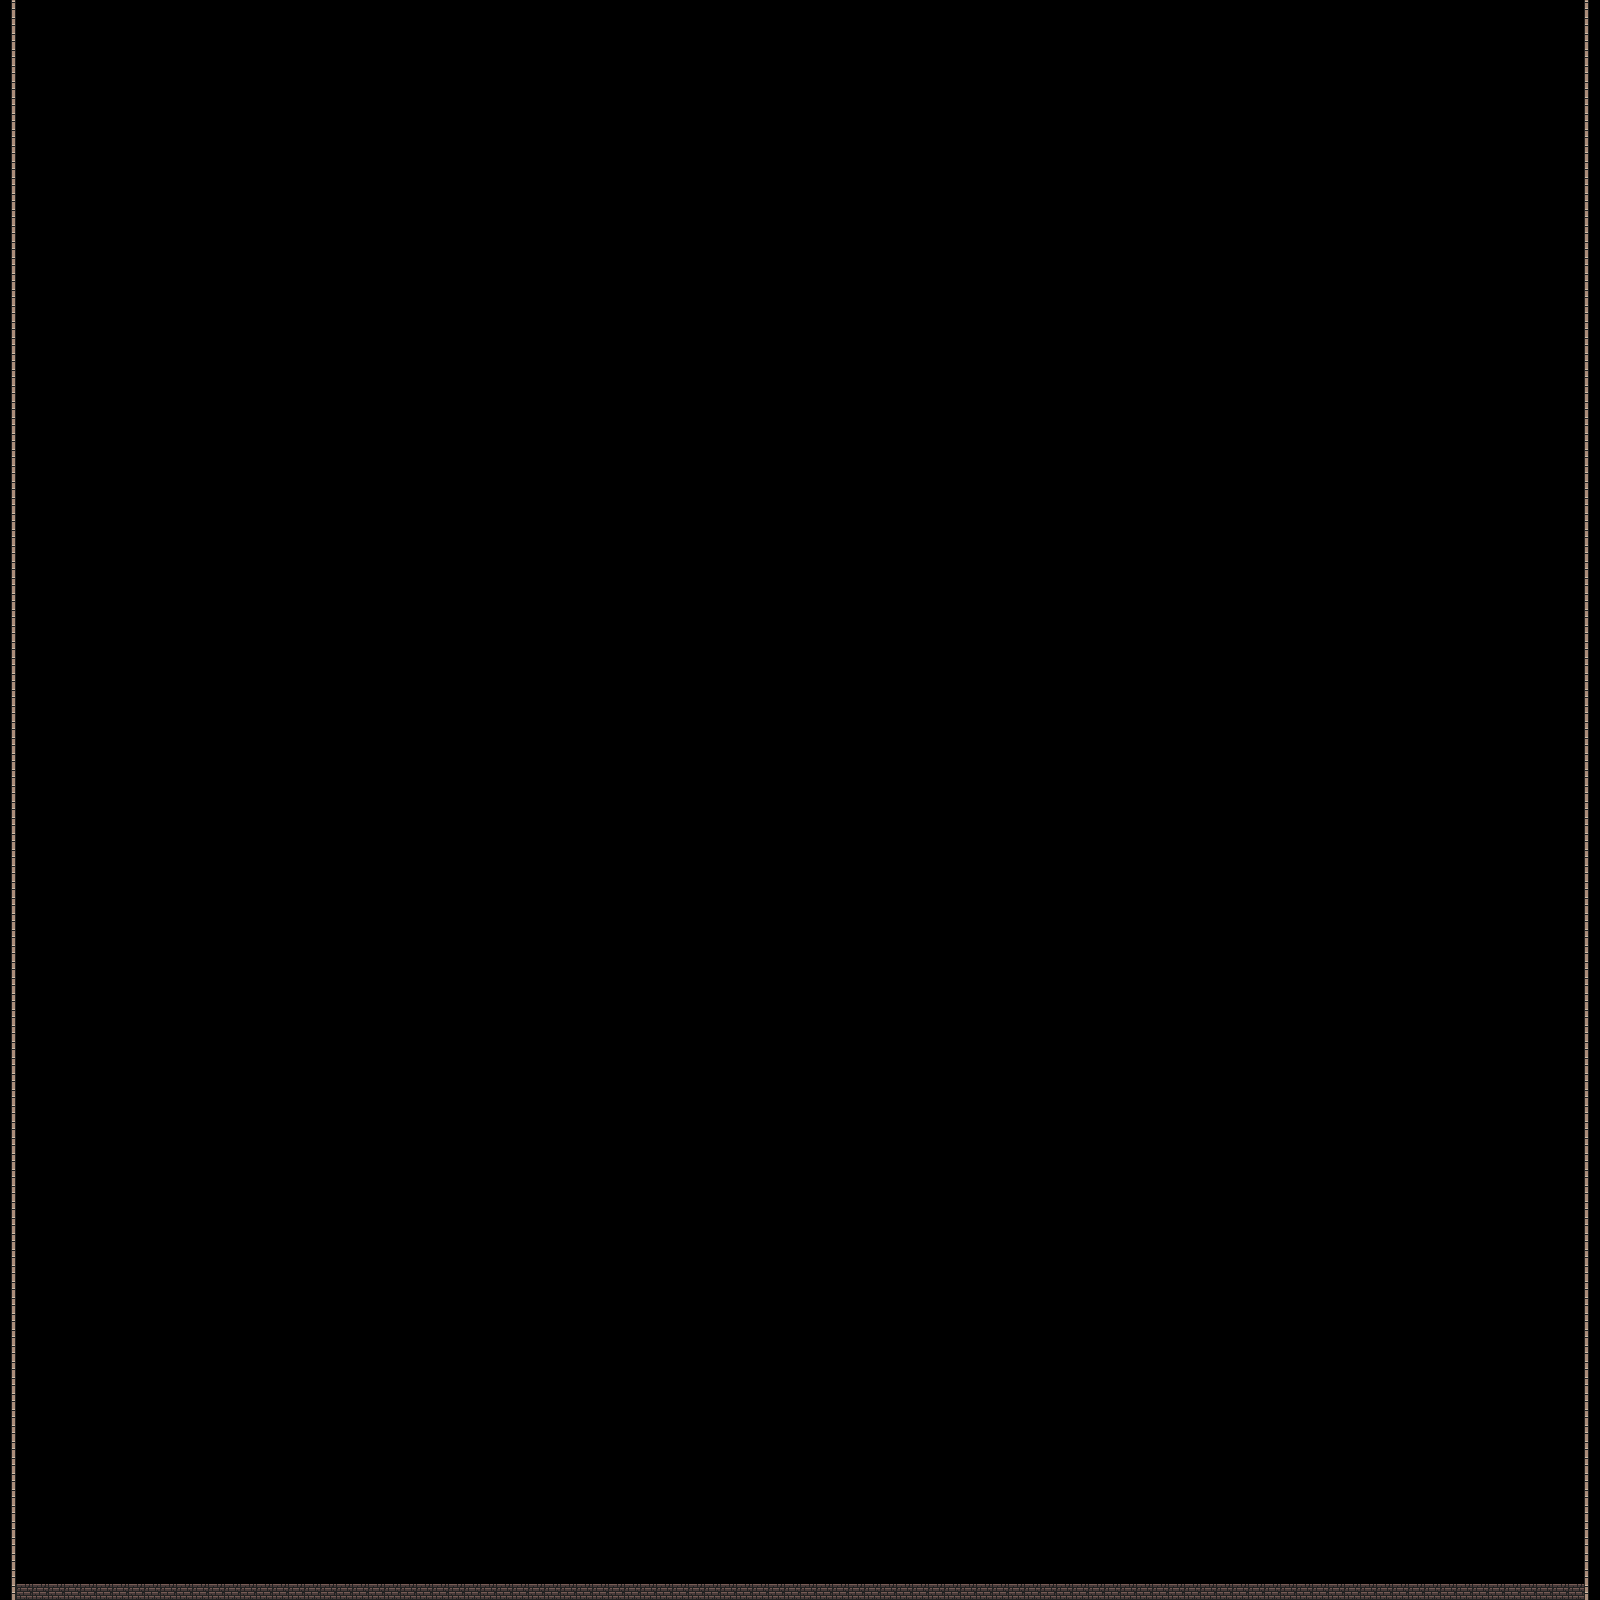

A 2D game scene composited from a Tiled map and its tileset images. What follows is a short description and the map's XML, with each tile layer's data collapsed to a summary:
An orthogonal 100x100 tile map with 16x16 px tiles, 1 tile layer (Tile Layer 1).

<map version="1.5" tiledversion="1.7.2" orientation="orthogonal" renderorder="right-down" width="100" height="100" tilewidth="16" tileheight="16" infinite="0" nextlayerid="2" nextobjectid="1">
 <tileset firstgid="1" name="tiles" tilewidth="16" tileheight="16" tilecount="160" columns="10">
  <image source="../map/dungeon_tiles.png" width="160" height="256" />
  <tile id="0">
   <properties>
    <property name="collision" type="bool" value="false" />
   </properties>
  </tile>
  <tile id="1">
   <properties>
    <property name="collision" type="bool" value="true" />
   </properties>
  </tile>
  <tile id="2">
   <properties>
    <property name="collision" type="bool" value="true" />
   </properties>
  </tile>
  <tile id="3">
   <properties>
    <property name="collision" type="bool" value="true" />
   </properties>
  </tile>
  <tile id="4">
   <properties>
    <property name="collision" type="bool" value="false" />
   </properties>
  </tile>
  <tile id="5">
   <properties>
    <property name="collision" type="bool" value="false" />
   </properties>
  </tile>
  <tile id="6">
   <properties>
    <property name="collision" type="bool" value="false" />
   </properties>
  </tile>
  <tile id="7">
   <properties>
    <property name="collision" type="bool" value="false" />
   </properties>
  </tile>
  <tile id="8">
   <properties>
    <property name="collision" type="bool" value="false" />
   </properties>
  </tile>
  <tile id="9">
   <properties>
    <property name="collision" type="bool" value="false" />
   </properties>
  </tile>
  <tile id="10">
   <properties>
    <property name="collision" type="bool" value="false" />
   </properties>
  </tile>
  <tile id="11">
   <properties>
    <property name="collision" type="bool" value="true" />
   </properties>
  </tile>
  <tile id="12">
   <properties>
    <property name="collision" type="bool" value="true" />
   </properties>
  </tile>
  <tile id="13">
   <properties>
    <property name="collision" type="bool" value="true" />
   </properties>
  </tile>
  <tile id="14">
   <properties>
    <property name="collision" type="bool" value="false" />
   </properties>
  </tile>
  <tile id="15">
   <properties>
    <property name="collision" type="bool" value="false" />
   </properties>
  </tile>
  <tile id="16">
   <properties>
    <property name="collision" type="bool" value="false" />
   </properties>
  </tile>
  <tile id="17">
   <properties>
    <property name="collision" type="bool" value="false" />
   </properties>
  </tile>
  <tile id="18">
   <properties>
    <property name="collision" type="bool" value="false" />
   </properties>
  </tile>
  <tile id="19">
   <properties>
    <property name="collision" type="bool" value="false" />
   </properties>
  </tile>
  <tile id="20">
   <properties>
    <property name="collision" type="bool" value="false" />
   </properties>
  </tile>
  <tile id="21">
   <properties>
    <property name="collision" type="bool" value="false" />
   </properties>
  </tile>
  <tile id="22">
   <properties>
    <property name="collision" type="bool" value="false" />
   </properties>
  </tile>
  <tile id="23">
   <properties>
    <property name="collision" type="bool" value="false" />
   </properties>
  </tile>
  <tile id="24">
   <properties>
    <property name="collision" type="bool" value="false" />
   </properties>
  </tile>
  <tile id="25">
   <properties>
    <property name="collision" type="bool" value="false" />
   </properties>
  </tile>
  <tile id="26">
   <properties>
    <property name="collision" type="bool" value="false" />
   </properties>
  </tile>
  <tile id="27">
   <properties>
    <property name="collision" type="bool" value="false" />
   </properties>
  </tile>
  <tile id="28">
   <properties>
    <property name="collision" type="bool" value="false" />
   </properties>
  </tile>
  <tile id="29">
   <properties>
    <property name="collision" type="bool" value="false" />
   </properties>
  </tile>
  <tile id="30">
   <properties>
    <property name="collision" type="bool" value="false" />
   </properties>
  </tile>
  <tile id="31">
   <properties>
    <property name="collision" type="bool" value="false" />
   </properties>
  </tile>
  <tile id="32">
   <properties>
    <property name="collision" type="bool" value="false" />
   </properties>
  </tile>
  <tile id="33">
   <properties>
    <property name="collision" type="bool" value="false" />
   </properties>
  </tile>
  <tile id="34">
   <properties>
    <property name="collision" type="bool" value="false" />
   </properties>
  </tile>
  <tile id="35">
   <properties>
    <property name="collision" type="bool" value="false" />
   </properties>
  </tile>
  <tile id="36">
   <properties>
    <property name="collision" type="bool" value="false" />
   </properties>
  </tile>
  <tile id="37">
   <properties>
    <property name="collision" type="bool" value="false" />
   </properties>
  </tile>
  <tile id="38">
   <properties>
    <property name="collision" type="bool" value="false" />
   </properties>
  </tile>
  <tile id="39">
   <properties>
    <property name="collision" type="bool" value="false" />
   </properties>
  </tile>
  <tile id="40">
   <properties>
    <property name="collision" type="bool" value="false" />
   </properties>
  </tile>
  <tile id="41">
   <properties>
    <property name="collision" type="bool" value="false" />
   </properties>
  </tile>
  <tile id="42">
   <properties>
    <property name="collision" type="bool" value="false" />
   </properties>
  </tile>
  <tile id="43">
   <properties>
    <property name="collision" type="bool" value="false" />
   </properties>
  </tile>
  <tile id="44">
   <properties>
    <property name="collision" type="bool" value="false" />
   </properties>
  </tile>
  <tile id="45">
   <properties>
    <property name="collision" type="bool" value="false" />
   </properties>
  </tile>
  <tile id="46">
   <properties>
    <property name="collision" type="bool" value="false" />
   </properties>
  </tile>
  <tile id="47">
   <properties>
    <property name="collision" type="bool" value="false" />
   </properties>
  </tile>
  <tile id="48">
   <properties>
    <property name="collision" type="bool" value="false" />
   </properties>
  </tile>
  <tile id="49">
   <properties>
    <property name="collision" type="bool" value="false" />
   </properties>
  </tile>
  <tile id="50">
   <properties>
    <property name="collision" type="bool" value="false" />
   </properties>
  </tile>
  <tile id="51">
   <properties>
    <property name="collision" type="bool" value="false" />
   </properties>
  </tile>
  <tile id="52">
   <properties>
    <property name="collision" type="bool" value="false" />
   </properties>
  </tile>
  <tile id="53">
   <properties>
    <property name="collision" type="bool" value="false" />
   </properties>
  </tile>
  <tile id="54">
   <properties>
    <property name="collision" type="bool" value="false" />
   </properties>
  </tile>
  <tile id="55">
   <properties>
    <property name="collision" type="bool" value="false" />
   </properties>
  </tile>
  <tile id="56">
   <properties>
    <property name="collision" type="bool" value="false" />
   </properties>
  </tile>
  <tile id="57">
   <properties>
    <property name="collision" type="bool" value="false" />
   </properties>
  </tile>
  <tile id="58">
   <properties>
    <property name="collision" type="bool" value="false" />
   </properties>
  </tile>
  <tile id="59">
   <properties>
    <property name="collision" type="bool" value="false" />
   </properties>
  </tile>
  <tile id="60">
   <properties>
    <property name="collision" type="bool" value="false" />
   </properties>
  </tile>
  <tile id="61">
   <properties>
    <property name="collision" type="bool" value="false" />
   </properties>
  </tile>
  <tile id="62">
   <properties>
    <property name="collision" type="bool" value="false" />
   </properties>
  </tile>
  <tile id="63">
   <properties>
    <property name="collision" type="bool" value="false" />
   </properties>
  </tile>
  <tile id="64">
   <properties>
    <property name="collision" type="bool" value="false" />
   </properties>
  </tile>
  <tile id="65">
   <properties>
    <property name="collision" type="bool" value="false" />
   </properties>
  </tile>
  <tile id="66">
   <properties>
    <property name="collision" type="bool" value="false" />
   </properties>
  </tile>
  <tile id="67">
   <properties>
    <property name="collision" type="bool" value="false" />
   </properties>
  </tile>
  <tile id="68">
   <properties>
    <property name="collision" type="bool" value="false" />
   </properties>
  </tile>
  <tile id="69">
   <properties>
    <property name="collision" type="bool" value="false" />
   </properties>
  </tile>
  <tile id="70">
   <properties>
    <property name="collision" type="bool" value="true" />
   </properties>
  </tile>
  <tile id="71">
   <properties>
    <property name="collision" type="bool" value="true" />
   </properties>
  </tile>
  <tile id="72">
   <properties>
    <property name="collision" type="bool" value="true" />
   </properties>
  </tile>
  <tile id="73">
   <properties>
    <property name="collision" type="bool" value="true" />
   </properties>
  </tile>
  <tile id="74">
   <properties>
    <property name="collision" type="bool" value="true" />
   </properties>
  </tile>
  <tile id="75">
   <properties>
    <property name="collision" type="bool" value="false" />
   </properties>
  </tile>
  <tile id="76">
   <properties>
    <property name="collision" type="bool" value="false" />
   </properties>
  </tile>
  <tile id="77">
   <properties>
    <property name="collision" type="bool" value="false" />
   </properties>
  </tile>
  <tile id="78">
   <properties>
    <property name="collision" type="bool" value="false" />
   </properties>
  </tile>
  <tile id="79">
   <properties>
    <property name="collision" type="bool" value="false" />
   </properties>
  </tile>
  <tile id="80">
   <properties>
    <property name="collision" type="bool" value="true" />
   </properties>
  </tile>
  <tile id="81">
   <properties>
    <property name="collision" type="bool" value="true" />
   </properties>
  </tile>
  <tile id="82">
   <properties>
    <property name="collision" type="bool" value="true" />
   </properties>
  </tile>
  <tile id="83">
   <properties>
    <property name="collision" type="bool" value="true" />
   </properties>
  </tile>
  <tile id="84">
   <properties>
    <property name="collision" type="bool" value="true" />
   </properties>
  </tile>
  <tile id="85">
   <properties>
    <property name="collision" type="bool" value="true" />
   </properties>
  </tile>
  <tile id="86">
   <properties>
    <property name="collision" type="bool" value="false" />
   </properties>
  </tile>
  <tile id="87">
   <properties>
    <property name="collision" type="bool" value="false" />
   </properties>
  </tile>
  <tile id="88">
   <properties>
    <property name="collision" type="bool" value="false" />
   </properties>
  </tile>
  <tile id="89">
   <properties>
    <property name="collision" type="bool" value="false" />
   </properties>
  </tile>
  <tile id="90">
   <properties>
    <property name="collision" type="bool" value="true" />
   </properties>
  </tile>
  <tile id="91">
   <properties>
    <property name="collision" type="bool" value="true" />
   </properties>
  </tile>
  <tile id="92">
   <properties>
    <property name="collision" type="bool" value="true" />
   </properties>
  </tile>
  <tile id="93">
   <properties>
    <property name="collision" type="bool" value="true" />
   </properties>
  </tile>
  <tile id="94">
   <properties>
    <property name="collision" type="bool" value="true" />
   </properties>
  </tile>
  <tile id="95">
   <properties>
    <property name="collision" type="bool" value="true" />
   </properties>
  </tile>
  <tile id="96">
   <properties>
    <property name="collision" type="bool" value="false" />
   </properties>
  </tile>
  <tile id="97">
   <properties>
    <property name="collision" type="bool" value="false" />
   </properties>
  </tile>
  <tile id="98">
   <properties>
    <property name="collision" type="bool" value="false" />
   </properties>
  </tile>
  <tile id="99">
   <properties>
    <property name="collision" type="bool" value="false" />
   </properties>
  </tile>
  <tile id="100">
   <properties>
    <property name="collision" type="bool" value="true" />
   </properties>
  </tile>
  <tile id="101">
   <properties>
    <property name="collision" type="bool" value="true" />
   </properties>
  </tile>
  <tile id="102">
   <properties>
    <property name="collision" type="bool" value="true" />
   </properties>
  </tile>
  <tile id="103">
   <properties>
    <property name="collision" type="bool" value="true" />
   </properties>
  </tile>
  <tile id="104">
   <properties>
    <property name="collision" type="bool" value="true" />
   </properties>
  </tile>
  <tile id="105">
   <properties>
    <property name="collision" type="bool" value="true" />
   </properties>
  </tile>
  <tile id="106">
   <properties>
    <property name="collision" type="bool" value="false" />
   </properties>
  </tile>
  <tile id="107">
   <properties>
    <property name="collision" type="bool" value="false" />
   </properties>
  </tile>
  <tile id="108">
   <properties>
    <property name="collision" type="bool" value="false" />
   </properties>
  </tile>
  <tile id="109">
   <properties>
    <property name="collision" type="bool" value="false" />
   </properties>
  </tile>
  <tile id="110">
   <properties>
    <property name="collision" type="bool" value="false" />
   </properties>
  </tile>
  <tile id="111">
   <properties>
    <property name="collision" type="bool" value="false" />
   </properties>
  </tile>
  <tile id="112">
   <properties>
    <property name="collision" type="bool" value="false" />
   </properties>
  </tile>
  <tile id="113">
   <properties>
    <property name="collision" type="bool" value="false" />
   </properties>
  </tile>
  <tile id="114">
   <properties>
    <property name="collision" type="bool" value="false" />
   </properties>
  </tile>
  <tile id="115">
   <properties>
    <property name="collision" type="bool" value="false" />
   </properties>
  </tile>
  <tile id="116">
   <properties>
    <property name="collision" type="bool" value="false" />
   </properties>
  </tile>
  <tile id="117">
   <properties>
    <property name="collision" type="bool" value="false" />
   </properties>
  </tile>
  <tile id="118">
   <properties>
    <property name="collision" type="bool" value="false" />
   </properties>
  </tile>
  <tile id="119">
   <properties>
    <property name="collision" type="bool" value="false" />
   </properties>
  </tile>
  <tile id="120">
   <properties>
    <property name="collision" type="bool" value="false" />
   </properties>
  </tile>
  <tile id="121">
   <properties>
    <property name="collision" type="bool" value="false" />
   </properties>
  </tile>
  <tile id="122">
   <properties>
    <property name="collision" type="bool" value="false" />
   </properties>
  </tile>
  <tile id="123">
   <properties>
    <property name="collision" type="bool" value="false" />
   </properties>
  </tile>
  <tile id="124">
   <properties>
    <property name="collision" type="bool" value="false" />
   </properties>
  </tile>
  <tile id="125">
   <properties>
    <property name="collision" type="bool" value="false" />
   </properties>
  </tile>
  <tile id="126">
   <properties>
    <property name="collision" type="bool" value="false" />
   </properties>
  </tile>
  <tile id="127">
   <properties>
    <property name="collision" type="bool" value="false" />
   </properties>
  </tile>
  <tile id="128">
   <properties>
    <property name="collision" type="bool" value="false" />
   </properties>
  </tile>
  <tile id="129">
   <properties>
    <property name="collision" type="bool" value="false" />
   </properties>
  </tile>
  <tile id="130">
   <properties>
    <property name="collision" type="bool" value="false" />
   </properties>
  </tile>
  <tile id="131">
   <properties>
    <property name="collision" type="bool" value="false" />
   </properties>
  </tile>
  <tile id="132">
   <properties>
    <property name="collision" type="bool" value="false" />
   </properties>
  </tile>
  <tile id="133">
   <properties>
    <property name="collision" type="bool" value="false" />
   </properties>
  </tile>
  <tile id="134">
   <properties>
    <property name="collision" type="bool" value="false" />
   </properties>
  </tile>
  <tile id="135">
   <properties>
    <property name="collision" type="bool" value="false" />
   </properties>
  </tile>
  <tile id="136">
   <properties>
    <property name="collision" type="bool" value="false" />
   </properties>
  </tile>
  <tile id="137">
   <properties>
    <property name="collision" type="bool" value="false" />
   </properties>
  </tile>
  <tile id="138">
   <properties>
    <property name="collision" type="bool" value="false" />
   </properties>
  </tile>
  <tile id="139">
   <properties>
    <property name="collision" type="bool" value="false" />
   </properties>
  </tile>
  <tile id="140">
   <properties>
    <property name="collision" type="bool" value="false" />
   </properties>
  </tile>
  <tile id="141">
   <properties>
    <property name="collision" type="bool" value="false" />
   </properties>
  </tile>
  <tile id="142">
   <properties>
    <property name="collision" type="bool" value="false" />
   </properties>
  </tile>
  <tile id="143">
   <properties>
    <property name="collision" type="bool" value="false" />
   </properties>
  </tile>
  <tile id="144">
   <properties>
    <property name="collision" type="bool" value="false" />
   </properties>
  </tile>
  <tile id="145">
   <properties>
    <property name="collision" type="bool" value="false" />
   </properties>
  </tile>
  <tile id="146">
   <properties>
    <property name="collision" type="bool" value="false" />
   </properties>
  </tile>
  <tile id="147">
   <properties>
    <property name="collision" type="bool" value="false" />
   </properties>
  </tile>
  <tile id="148">
   <properties>
    <property name="collision" type="bool" value="false" />
   </properties>
  </tile>
  <tile id="149">
   <properties>
    <property name="collision" type="bool" value="false" />
   </properties>
  </tile>
  <tile id="150">
   <properties>
    <property name="collision" type="bool" value="false" />
   </properties>
  </tile>
  <tile id="151">
   <properties>
    <property name="collision" type="bool" value="false" />
   </properties>
  </tile>
  <tile id="152">
   <properties>
    <property name="collision" type="bool" value="false" />
   </properties>
  </tile>
  <tile id="153">
   <properties>
    <property name="collision" type="bool" value="false" />
   </properties>
  </tile>
  <tile id="154">
   <properties>
    <property name="collision" type="bool" value="false" />
   </properties>
  </tile>
  <tile id="155">
   <properties>
    <property name="collision" type="bool" value="false" />
   </properties>
  </tile>
  <tile id="156">
   <properties>
    <property name="collision" type="bool" value="false" />
   </properties>
  </tile>
  <tile id="157">
   <properties>
    <property name="collision" type="bool" value="false" />
   </properties>
  </tile>
  <tile id="158">
   <properties>
    <property name="collision" type="bool" value="false" />
   </properties>
  </tile>
  <tile id="159">
   <properties>
    <property name="collision" type="bool" value="false" />
   </properties>
  </tile>
 </tileset>
 <layer id="1" name="Tile Layer 1" width="100" height="100">
  <data>[10000 cells, 298 non-empty, 3 distinct tile ids]</data>
 </layer>
</map>
